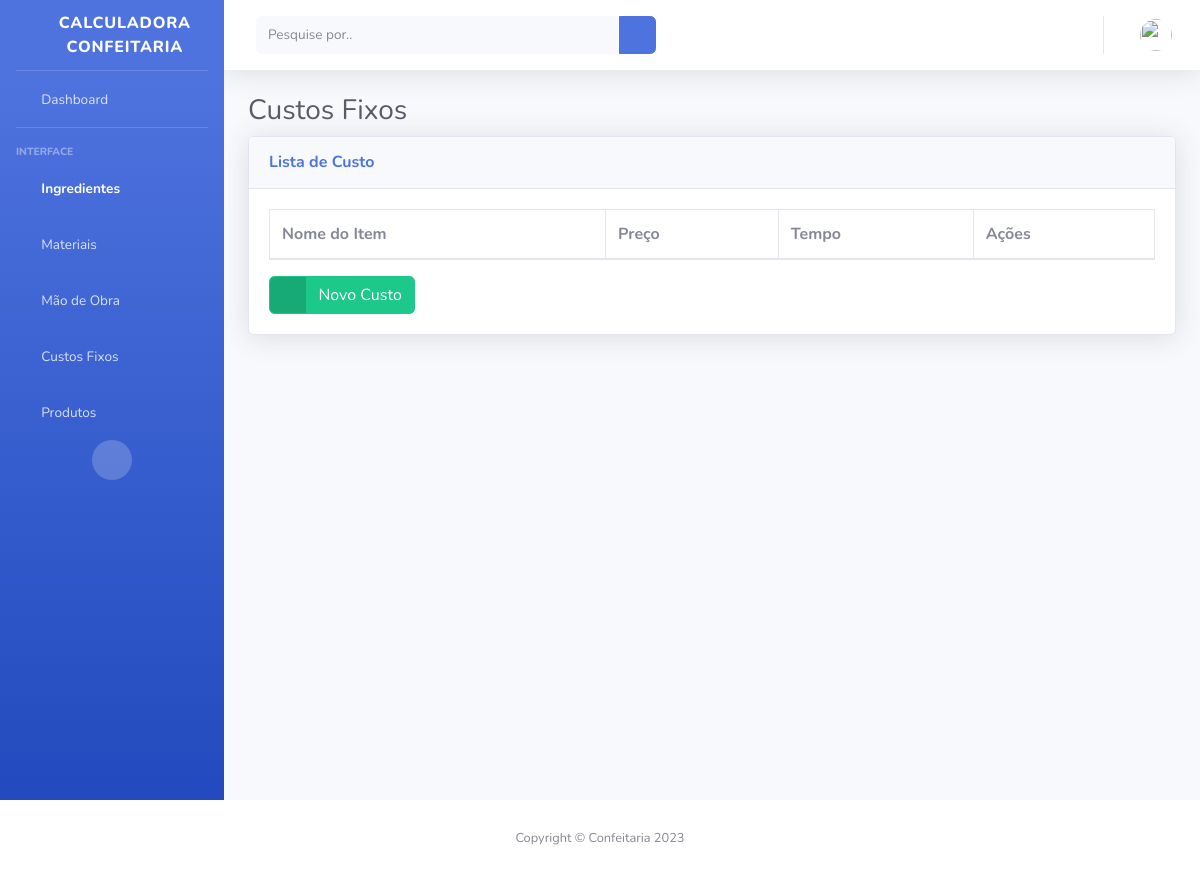
/cost-list (signed in), run on an earlier commit of the app's database.
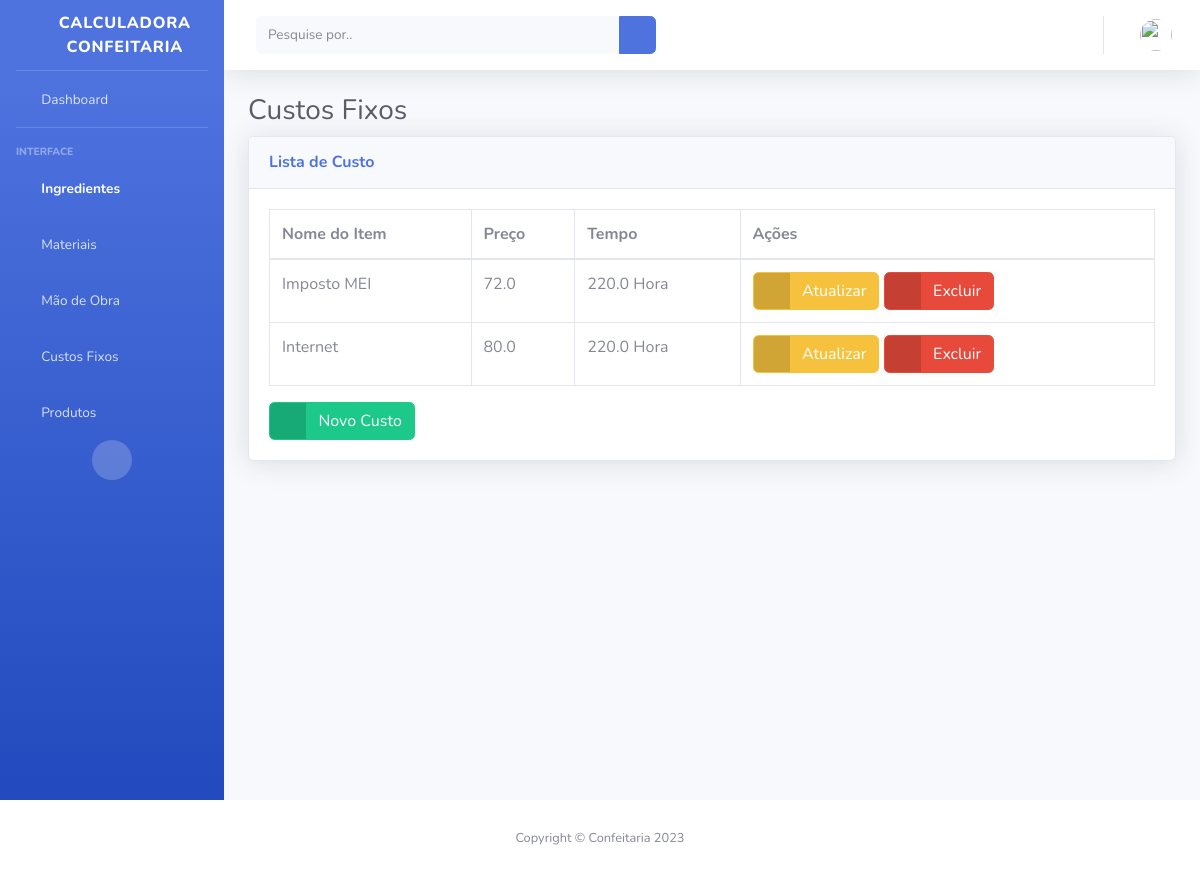
And on a later commit of the database.
### myapp/models.py (models this page shows, shortened)
class Cost(models.Model):
    user = models.ForeignKey(CustomUser, blank=True, on_delete=models.CASCADE)
    name = models.CharField(_("Nome do Custo:"), db_column='name', max_length=100, blank=False)
    price = models.FloatField(_("Preço (R$):"), db_column='price', blank=False)
    hours = models.FloatField(
        _("Horas Mensais:"), db_column='hours', blank=False)
    time = models.CharField(_("Tempo de Medida:"), max_length=15, choices=TIME_CHOICES)
    class Meta:
        ordering = ["name"]

### myapp/views.py (the view)
# urls.py: path('cost-list', views.costList, name='cost-list'),
@login_required
def costList(request):
    current_user = request.user
    costs = current_user.cost_set.all()
    return render(request, "cost-list.html",
                  {'costs': costs})

### myapp/templates/cost-list.html
{% extends "base.html" %}
{% block content %}
<h1 class="h3 mb-2 text-gray-800">Custos Fixos</h1>
<div class="card shadow mb-4">
    <div class="card-header py-3">
        <h6 class="m-0 font-weight-bold text-primary">Lista de Custo</h6>
    </div>
    <div class="card-body">
        <div class="table-responsive">
            <table class="table table-bordered" id="dataTable" width=100%" cellspacing="0">
                    <thead>
                        <tr>
                            <th>Nome do Item</th>
                            <th>Preço</th>
                            <th>Tempo</th>
                            <th>Ações</th>
                        </tr>
                    </thead>
                    <tbody>
                        {% for cost in costs %}
                        <tr>
                            <td>{{ cost.name }}</td>
                            <td>{{ cost.price }}</td>
                            <td>{{ cost.hours }}{{" "}}{{ cost.time }}</td>
                            <td>
                                <a href="/cost-update/{{ cost.id }}" class="btn btn-warning btn-icon-split">
                                    <span class="icon text-white-50">
                                        <i class="fas fa-edit"></i>
                                    </span>
                                    <span class="text">Atualizar</span>
                                </a>
                                <a href="/cost-delete/{{ cost.id }}" class="btn btn-danger btn-icon-split">
                                    <span class="icon text-white-50">
                                        <i class="fas fa-trash"></i>
                                    </span>
                                    <span class="text">Excluir</span>
                                </a>
                            </td>
                        </tr>
                        {% endfor %}
                    </tbody>
            </table>
            <a href="{%url 'cost-create' %}" class="btn btn-success btn-icon-split">
                <span class="icon text-white-50">
                <i class="fas fa-plus"></i>
                </span>
                <span class="text">Novo Custo</span>
            </a>
        </div>
    </div>
</div>
{% endblock %}

What changed in the data, as far as the page shows it:
added Cost: name "Imposto MEI", price "72.0", hours "220.0", time "Hora"
added Cost: name "Internet", price "80.0", hours "220.0", time "Hora"
